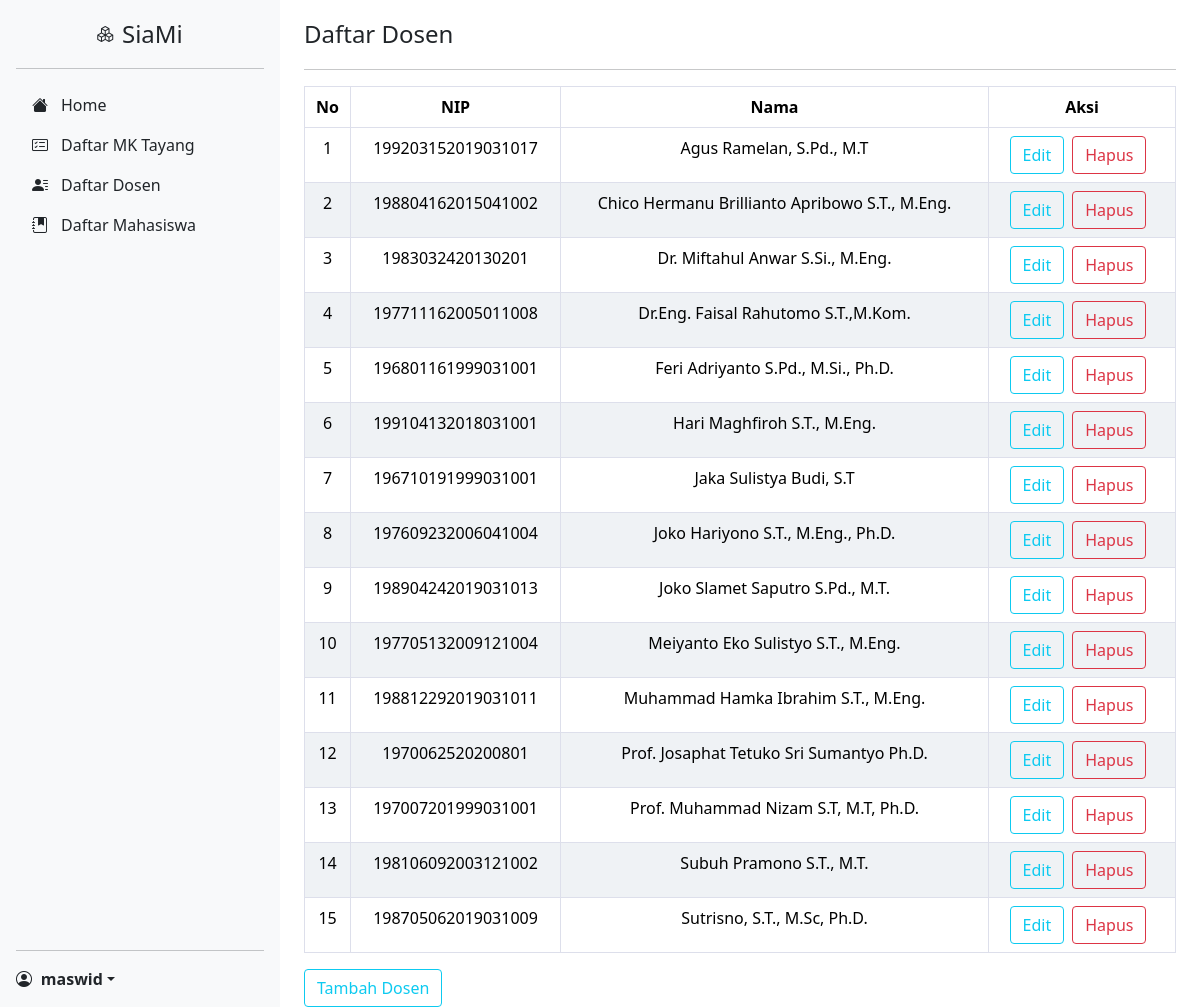
/view/admin/adm_daftardosen.php (signed in), run on the app's committed database.
### tables this page shows
CREATE TABLE `dosen` (
  `id` int(11) NOT NULL,
  `nip` varchar(255) NOT NULL,
  `nama` varchar(255) NOT NULL,
  `role_id` int(11) NOT NULL
);

### view/admin/adm_daftardosen.php (the view, shortened to what this page needs)
<?php
require "../../database/connect.php";
$daftardosen = mysqli_query($conn, "SELECT * FROM dosen ORDER BY nama");
include 'layouts/header.php';
?>
          <div class="container-sm">
               <header>
                    <h3>Daftar Dosen</h3>
               </header>
               <hr>
               <table class="table table-bordered text-center" width="100%" cellspacing="0">
                    <thead>
                         <tr>
                              <th scope="col">No</th>
                              <th scope="col">NIP</th>
                              <th scope="col">Nama</th>
                              <th scope="col">Aksi</th>
                         </tr>
                    </thead>
                    <tbody>
                         <?php
                         $i = 1;
                         while ($dosen = mysqli_fetch_array($daftardosen)) {
                         ?>
                              <tr>
                                   <td><?= $i++ ?></td>
                                   <td><?= $dosen["nip"] ?></td>
                                   <td><?= $dosen["nama"] ?></td>
                                   <td>
                                        <div class="d-flex justify-content-center">
                                             <a class="btn btn-outline-info" href="adm_ubahdosen.php?nip=<?= $dosen["nip"]; ?>">Edit</a>
                                             <form action="function.php" method="post" style="margin :0px;width:auto;">
                                                  <button type="submit" name="hapus" class="btn btn-outline-danger mx-2" onclick="return confirm ('yakin?')">
                                                        Hapus
                                                  </button>
                                             </form>
                                        </div>
                                   </td>
                              </tr>
                         <?php
                         } ?>
                    </tbody>
               </table>
               <a class="btn btn-outline-info" href="adm_tambahdosen.php">Tambah Dosen</a>
          </div>
<?php
include 'layouts/footer.php';
?>

### css/daftarmk.css (style rules this page uses)
body { min-height: 100vh; min-height: -webkit-fill-available; }
html { height: -webkit-fill-available; }
header { margin-top: 20px; margin-bottom: 20px; }
.h3, h3 { font-size: calc(1.275rem + 0.3vw) !important; }
table { border-collapse: collapse; width: 100%; border-radius: 15px; }
th { display: table-cell; vertical-align: inherit; font-weight: bold; border-bottom-color: #000; }
table, td { padding: 8px 8px 8px 20px; }
tr:nth-child(even) { background-color: #eff2f5; }
.table-bordered th, .table-bordered td { border: 1px solid #dddfeb !important; }
hr:not([size]) { height: 1px; }
hr { margin: 1rem 0; color: inherit; background-color: currentColor; border: 0; opacity: 0.25; }

### view/admin/layouts/header.php (style rules this page uses)
form { width: 50ch; margin-left: auto; margin-right: auto; margin-top: 10vh; }

### data on the page
dosen: nip "199203152019031017", nama "Agus Ramelan, S.Pd., M.T"
dosen: nip "198804162015041002", nama "Chico Hermanu Brillianto Apribowo S.T., M.Eng."
dosen: nip "1983032420130201", nama "Dr. Miftahul Anwar S.Si., M.Eng."
dosen: nip "197711162005011008", nama "Dr.Eng. Faisal Rahutomo S.T.,M.Kom."
dosen: nip "196801161999031001", nama "Feri Adriyanto S.Pd., M.Si., Ph.D."
dosen: nip "199104132018031001", nama "Hari Maghfiroh S.T., M.Eng."
dosen: nip "196710191999031001", nama "Jaka Sulistya Budi, S.T"
dosen: nip "197609232006041004", nama "Joko Hariyono S.T., M.Eng., Ph.D."
dosen: nip "198904242019031013", nama "Joko Slamet Saputro S.Pd., M.T."
dosen: nip "197705132009121004", nama "Meiyanto Eko Sulistyo S.T., M.Eng."
dosen: nip "198812292019031011", nama "Muhammad Hamka Ibrahim S.T., M.Eng."
dosen: nip "1970062520200801", nama "Prof. Josaphat Tetuko Sri Sumantyo Ph.D."
dosen: nip "197007201999031001", nama "Prof. Muhammad Nizam S.T, M.T, Ph.D."
dosen: nip "198106092003121002", nama "Subuh Pramono S.T., M.T."
dosen: nip "198705062019031009", nama "Sutrisno, S.T., M.Sc, Ph.D."

### other printed values
$_SESSION["nama"] "maswid"
